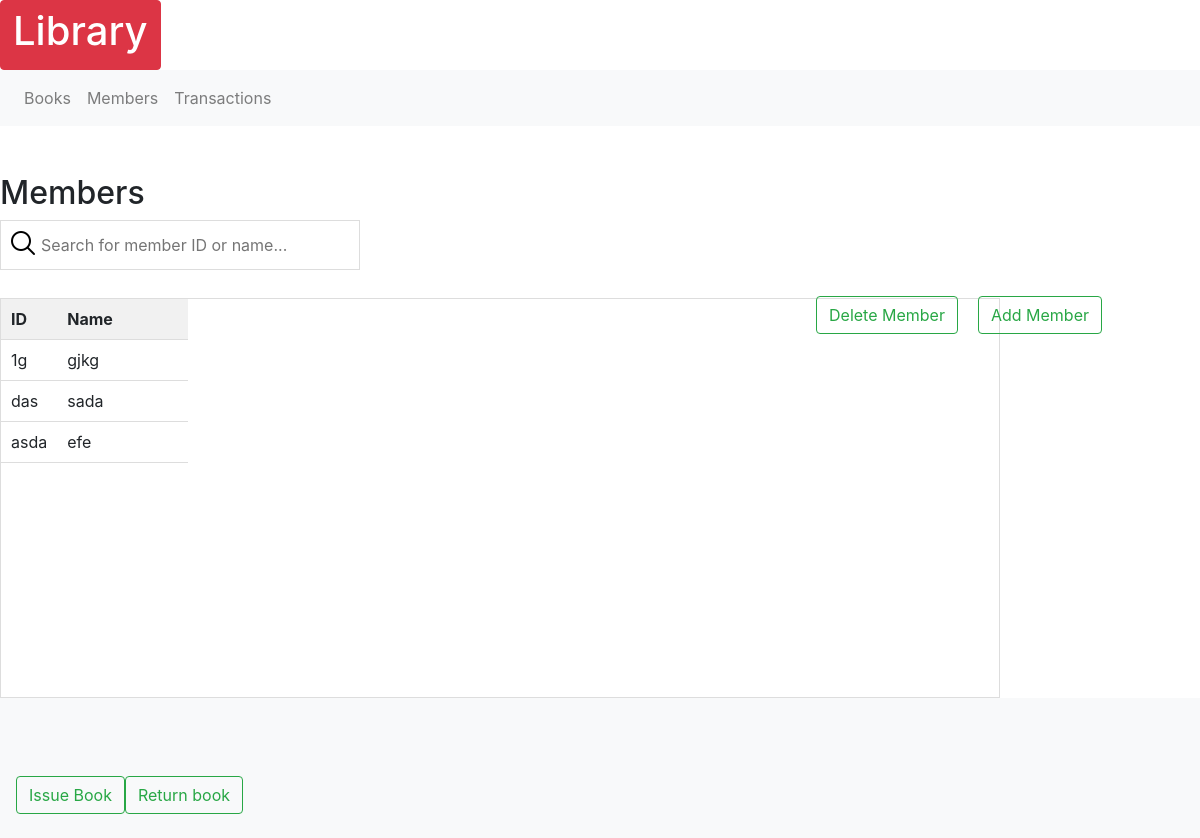
The app's page /members, older data.
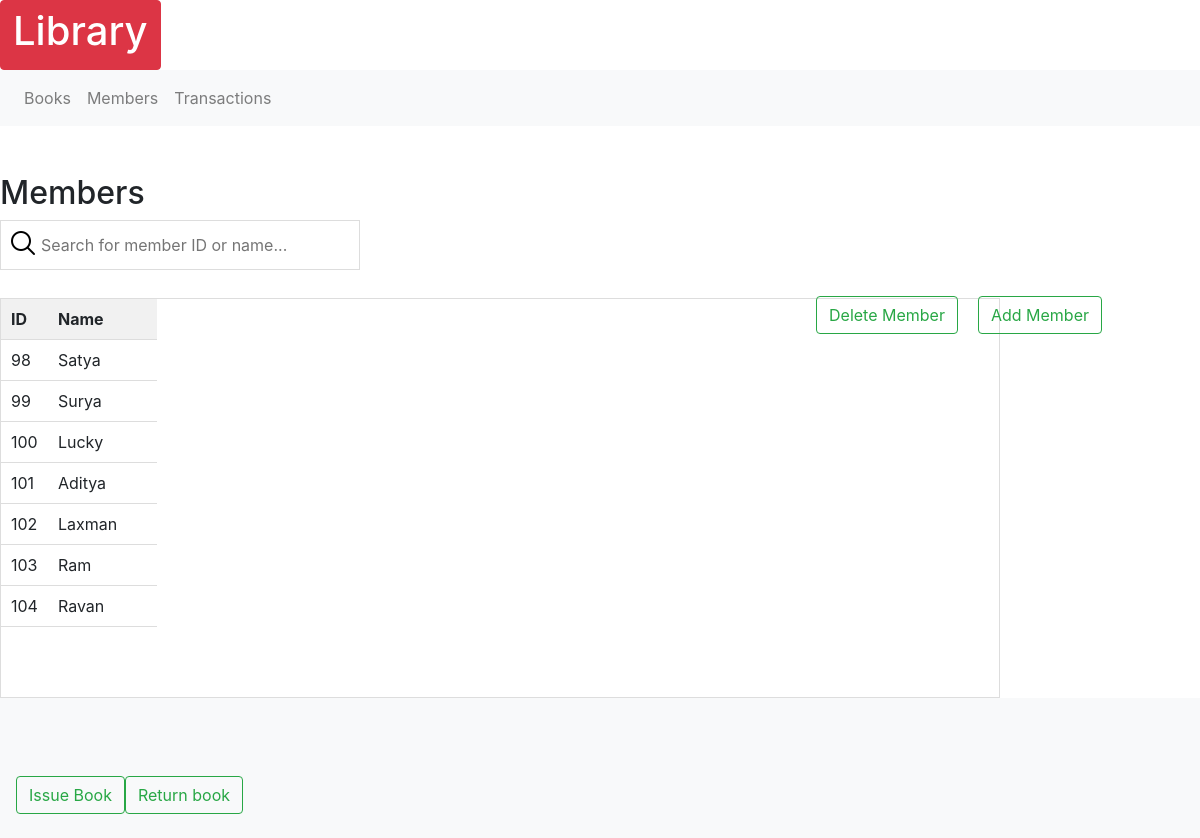
The same page, newer data.
### models.py (models this page shows, shortened)
class Members(db.Model):
    id_m = db.Column(db.Integer, primary_key=True)
    name_m = db.Column(db.String(255), nullable=False)
    memid_m = db.Column(db.Integer, nullable=False)

### routes.py (the view)
@app.route('/members', methods = ['POST', 'GET'])
@app.route('/members/<b>', methods = ['POST', 'GET'])
def members(b=None):
    members1 = models.Members.query.all()
    todo  = request.args.get('todo', None)
    if todo == 'delete':
        member2 = models.Members.query.get(b)
        if member2:
            db.session.delete(member2)
            db.session.commit()
            flash('Member details deleted successfully.')
            return redirect(url_for('members'))
        return redirect(url_for('members'))
    else:
        if request.method =="POST":
            print('x')
        else:
            if b==None:
                return render_template('members.html', members1=members1, id=99999)
            else:
                return render_template('members.html', members1=members1, id= b)

### templates/members.html (shortened to what this page needs)
{% extends "base.html" %}
{% block main %}
    <div class="right">
      <h2>Members</h2>
      <form class="search_book" action="#" method="POST">
        <p><input type = "text" id="myInput" onkeyup="myFunction()" placeholder="Search for member ID or name..."/></p>
      </form>
{%set id= id|int%}
                <table id="myTable" >
                    <tr class="header">
                      <th>ID</th>
                      <th width="70%">Name</th>
                    </tr>
                  {% for member in members1 %}
                    {% if member.id_m==id %}
                          <tr class="selected" >
                            <td onclick="location.href='{{ url_for('members', b=member.id_m) }}'">{{ member.memid_m }}</td>
                            <td onclick="location.href='{{ url_for('members', b=member.id_m) }}'">
                              {{ member.name_m }}
                            </td>
                          </tr>
                    {% else %}
                    <tr class="hov"  >
                      <td onclick="location.href='{{ url_for('members', b=member.id_m) }}'">{{ member.memid_m }}</td>
                      <td onclick="location.href='{{ url_for('members', b=member.id_m) }}'">
                        {{ member.name_m }}
                      </td>
                    </tr>
              {% endif %}
                  {% endfor %}
                </table>
              </div>
    <nav class="navbar navbar-light bg-light">
      <form class="form-inline">
        <button class="btn btn-outline-success" id="Add" type="button" onclick="location.href='{{ url_for('members', b=id, todo='delete') }}'">Delete Member</button>
        <button class="btn btn-outline-success" id="Delete" type="button" onclick="location.href='{{ url_for('addme') }}'">Add Member</button>
      </form>
      </nav>
      <nav class="navbar navbar-light bg-light">
      <form class="form-inline">
        <button class="btn btn-outline-success" type="button" onclick="location.href='{{ url_for('isreturn', val='issue', memberid=id) }}'">Issue Book</button>
        <button class="btn btn-outline-success" type="button" onclick="location.href='{{ url_for('isreturn', val='return', memberid=id) }}'">Return book</button>
      </form>
    </nav>
{% endblock %}

### templates/base.html (shortened to what this page needs)
<html lang="en">
  <head>
    <link rel= "stylesheet" type= "text/css" href= "{{ url_for('static',filename='style.css') }}">
    <link rel="stylesheet" href="https://cdn.jsdelivr.net/npm/bootstrap@4.0.0/dist/css/bootstrap.min.css">
  </head>
  <body>
    <a href="{{ url_for('home') }}" class="btn btn-danger"><h1>Library</h1></a>
    <nav class="navbar navbar-expand-lg navbar-light bg-light">
      <div class="collapse navbar-collapse" id="navbarSupportedContent">
        <ul class="navbar-nav mr-auto">
          <li class="nav-item">
            <a class="nav-link" href="{{ url_for('home') }}">Books</a>
          </li>
          <li class="nav-item">
            <a class="nav-link" href="{{ url_for('members') }}">Members</a>
          </li>
          <li class="nav-item">
            <a class="nav-link" href="{{ url_for('transactions') }}">Transactions</a>
          </li>
        </ul>
      </div>
    </nav>
    <br>
    <br>
      {% block main %}
      {% endblock %}
  </body>

### static/style.css (style rules this page uses)
body { margin: 1.5em; font-family: sans-serif; }
a { text-decoration: none; color: black; }
#myInput { background-image: url('../static/searchicon.png'); background-position: 7px 7px; background-repeat: no-repeat; width: 30%; font-size: 16px; padding: 12px 20px 12px 40px; border: 1px solid #ddd; margin-bottom: 12px; }
#myTable { overflow: scroll; overflow-y: scroll; height: 25em; display: block; overflow-x: hidden; border-collapse: collapse; width: 1000px; border: 1px solid #ddd; font-size: 16px; }
#myTable th, #myTable td { text-align: left; padding: 10px; }
#myTable tr { border-bottom: 1px solid #ddd; }
#myTable tr.header { background-color: #f1f1f1; }
.nav-item { font-size: 16; position: sticky; top: 200px; z-index: 1; }
#Add { position: relative; top: -410px; left: 800px; }
#Delete { position: relative; top: -410px; left: 820px; }

Row changes from the older to the newer data that the page shows:
removed Members: memid_m "asda", name_m "efe"
added Members: memid_m "98", name_m "Satya"
added Members: memid_m "99", name_m "Surya"
changed Members: memid_m "1g" → "100"; name_m "gjkg" → "Lucky"
added Members: memid_m "101", name_m "Aditya"
changed Members: memid_m "das" → "102"; name_m "sada" → "Laxman"
added Members: memid_m "103", name_m "Ram"
added Members: memid_m "104", name_m "Ravan"
